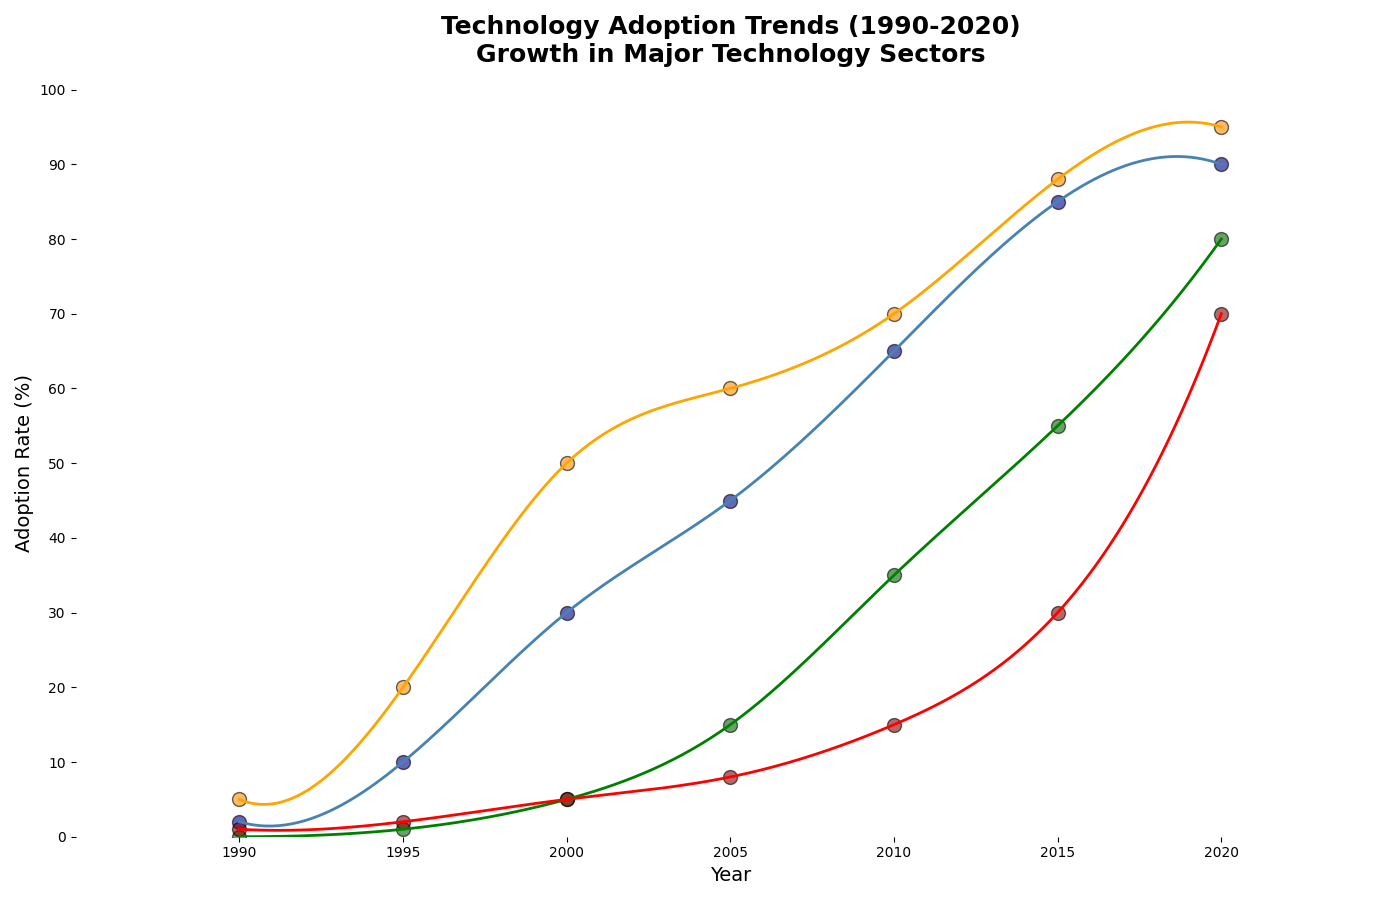

Source code (Python):
import matplotlib.pyplot as plt
import numpy as np
from scipy.interpolate import make_interp_spline

years = np.array([1990, 1995, 2000, 2005, 2010, 2015, 2020])

internet_usage = np.array([2, 10, 30, 45, 65, 85, 90])
mobile_devices = np.array([5, 20, 50, 60, 70, 88, 95])
cloud_computing = np.array([0, 1, 5, 15, 35, 55, 80])
artificial_intelligence = np.array([1, 2, 5, 8, 15, 30, 70])

def get_smooth_curve(years, data):
    spline = make_interp_spline(years, data, k=3)
    smooth_years = np.linspace(years.min(), years.max(), 300)
    smooth_data = spline(smooth_years)
    return smooth_years, smooth_data

smooth_years_internet, smooth_internet_usage = get_smooth_curve(years, internet_usage)
smooth_years_mobile, smooth_mobile_devices = get_smooth_curve(years, mobile_devices)
smooth_years_cloud, smooth_cloud_computing = get_smooth_curve(years, cloud_computing)
smooth_years_ai, smooth_ai = get_smooth_curve(years, artificial_intelligence)

plt.figure(figsize=(14, 9))

plt.scatter(years, internet_usage, color='darkblue', s=100, alpha=0.6, edgecolor='black')
plt.plot(smooth_years_internet, smooth_internet_usage, color='steelblue', linewidth=2)

plt.scatter(years, mobile_devices, color='darkorange', s=100, alpha=0.6, edgecolor='black')
plt.plot(smooth_years_mobile, smooth_mobile_devices, color='orange', linewidth=2)

plt.scatter(years, cloud_computing, color='darkgreen', s=100, alpha=0.6, edgecolor='black')
plt.plot(smooth_years_cloud, smooth_cloud_computing, color='green', linewidth=2)

plt.scatter(years, artificial_intelligence, color='darkred', s=100, alpha=0.6, edgecolor='black')
plt.plot(smooth_years_ai, smooth_ai, color='red', linewidth=2)

plt.title("Technology Adoption Trends (1990-2020)\nGrowth in Major Technology Sectors", fontsize=18, weight='bold', pad=20)
plt.xlabel("Year", fontsize=14)
plt.ylabel("Adoption Rate (%)", fontsize=14)
plt.xlim(1985, 2025)
plt.ylim(0, 100)
plt.xticks(np.arange(1990, 2025, 5))
plt.yticks(np.arange(0, 101, 10))

# Remove the frame (border)
plt.gca().spines['top'].set_visible(False)
plt.gca().spines['right'].set_visible(False)
plt.gca().spines['left'].set_visible(False)
plt.gca().spines['bottom'].set_visible(False)

plt.tight_layout()
plt.show()
